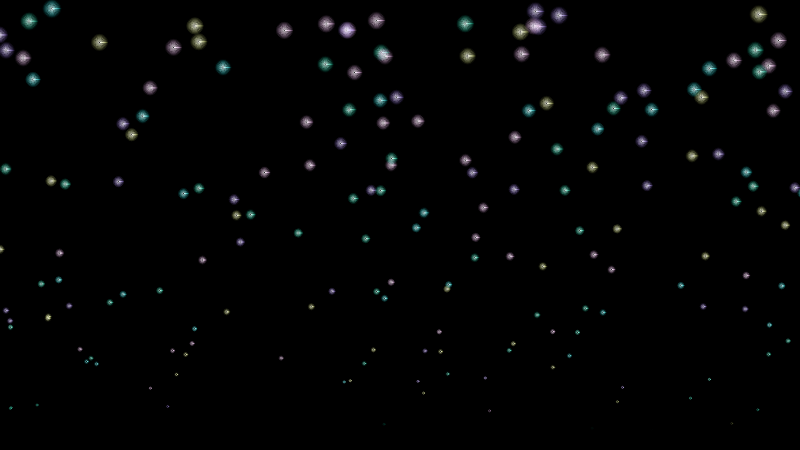
Frame 1 (no input)
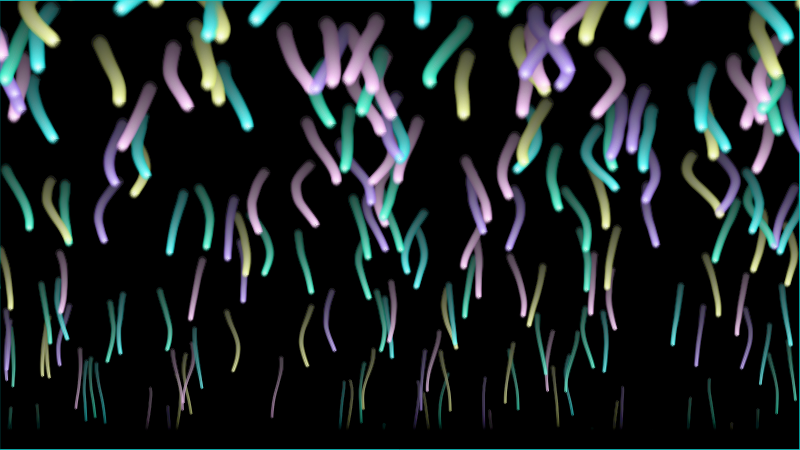
Frame 60 (no input)
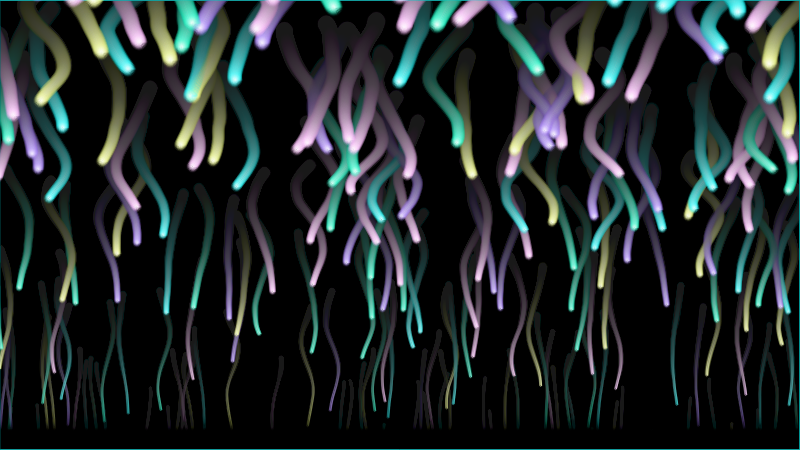
Frame 120 (the mouse pressed at the canvas centre since frame 60)

The p5.js sketch that drew these frames (run headless with seeded random() and noise() and a simulated clock; from frame 60 on, the mouse is pressed at the canvas centre):

// p5.js sketch
// ── sketch.js
/*
NEON CURTAIN
Neon lights fall down in the dark. 
Each light oscillate randomly and gets its size and oscillation width  smaller as it goes down. 
To make lights look neon, I used lerpColor().
*/

let colors = ['#01FFC3', '#01FFFF', '#FFB3FD', '#9D72FF', '#EBF875'];
let lights = [];
let NUM_LIGHTS = 200;
let LIFE_SPAN = 500;

function setup() {
	createCanvas(800, 450);
	fill(0);
	rect(0, 0, width, height);
	for (let i = 0; i < NUM_LIGHTS; i++) {
		let init_x = random(0, width);
		let col = color(random(colors));
		lights[i] = new Light(init_x, 0, random(0, LIFE_SPAN), LIFE_SPAN , col);
	}
}


function draw() {
	// after-image
	fill(0, 5);
	rect(0, 0, width, height);
	// move neon lights
	for (let i = 0; i < lights.length; i++) {
		lights[i].update();
		lights[i].display();
		if (lights[i].isDead()) {
			let init_x = random(0, width);
			let col = color(random(colors));
			lights[i] = new Light(init_x, 0, 0, LIFE_SPAN , col);
		}
	}
}


// ── light.js
class Light {
    constructor(init_x, init_y, init_i, lifespan, col) {
        this.init_x = init_x;
        this.init_y = init_y;
        this.angle_init = random() * 2 * PI;
        this.angular_velocity = random(PI/200, PI/50);
        this.i = init_i;
        this.lifespan = lifespan;
        this.col = col;
        this.col.setAlpha(0);
    }

    update() {
        this.i += 1;
    }

    display() {
        let i = this.i;
        // add gradient noise on light oscillation
        let angle = this.angle_init + i * this.angular_velocity;
        let pos_x = this.init_x + (this.lifespan-i)/10 * noise(i/100) * sin(angle);
        // light goes down with constant speed 
        let pos_y =  - 20 + this.init_y + i * 1;
        let r = 4 * (this.lifespan-i) / 100;
        // glow effect to make look neon light
        for (let j = 0; j < r; j += 2) {
            let amt = map(j, 0, r, 0, 1);
            let c = lerpColor(color('white'), this.col, amt);
            noFill();
            stroke(c);
            ellipse(pos_x, pos_y, j);
        }
    }

    isDead() {
        if (this.i > this.lifespan) {
            return true;
        } else {
            return false;
        }
    }
}
